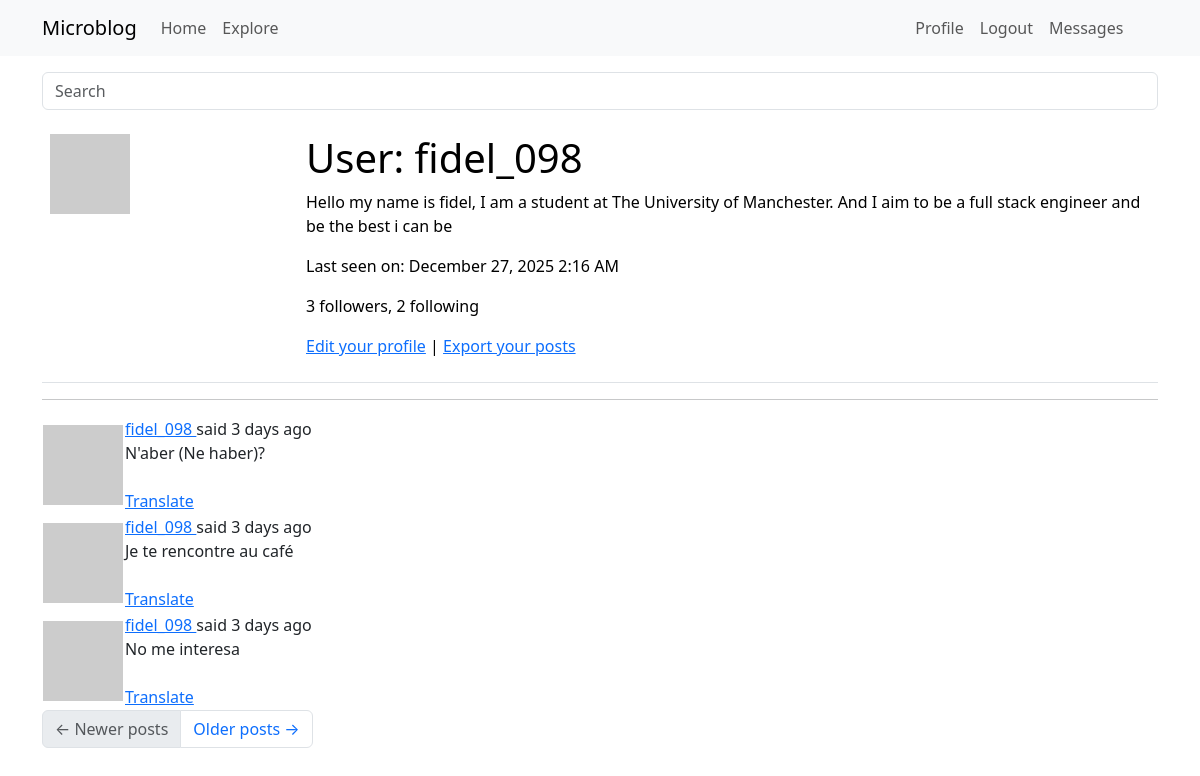
The page /user/fidel_098 (signed in) on the database as committed earlier.
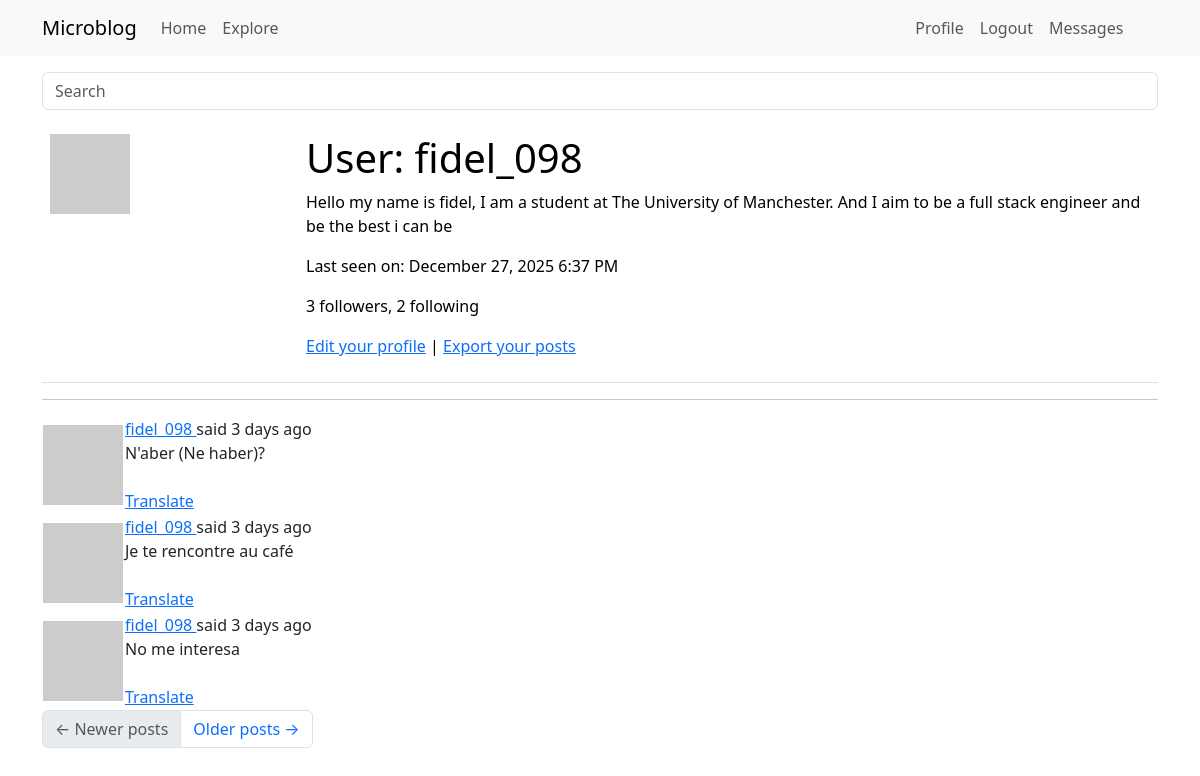
The same page on the database as committed later.
### app/models.py (models this page shows, shortened)
class User(UserMixin, db.Model):
    __tablename__ = "user"
    id: so.Mapped[int] = so.mapped_column(primary_key=True)
    username: so.Mapped[str] = so.mapped_column(sa.String(64), index=True, unique=True)
    email: so.Mapped[str] = so.mapped_column(sa.String(120), index=True, unique=True)
    password_hash: so.Mapped[Optional[str]] = so.mapped_column(sa.String(256))
    posts: so.WriteOnlyMapped['Post'] = so.relationship(back_populates='author')
    about_me: so.Mapped[Optional[str]] = so.mapped_column(sa.String(140))
    last_seen: so.Mapped[Optional[datetime]] = so.mapped_column(default=lambda:
                                datetime.now(timezone.utc))
    def avatar(self, size):
        digest = md5(self.email.lower().encode('utf-8')).hexdigest()
        return f'https://www.gravatar.com/avatar/{digest}?d=identicon&s={size}'
    following: so.WriteOnlyMapped['User'] = so.relationship(
        secondary=followers,
        primaryjoin=(followers.c.follower_id == id),
        secondaryjoin=(followers.c.followed_id == id),
        back_populates='followers')
    followers: so.WriteOnlyMapped['User'] = so.relationship(
        secondary=followers, primaryjoin=(followers.c.followed_id == id),
        secondaryjoin=(followers.c.follower_id == id),
        back_populates='following')
    def followers_count(self):
        query = sa.select(sa.func.count()).select_from(
            self.followers.select().subquery())
        return db.session.scalar(query)
    def following_count(self):
        query = sa.select(sa.func.count()).select_from(
            self.following.select().subquery())
        return db.session.scalar(query)
    last_message_read_time: so.Mapped[Optional[datetime]]
    messages_sent: so.WriteOnlyMapped['Message'] = so.relationship(foreign_keys='Message.sender_id', back_populates='author')
    messages_recieved: so.WriteOnlyMapped['Message'] = so.relationship(foreign_keys='Message.recipient_id', back_populates='recipient')
    def unread_message_count(self):
        last_read_time = self.last_message_read_time or datetime(1900, 1, 1)
        query = sa.select(Message).where(Message.recipient == self, Message.timestamp > last_read_time)
        return db.session.scalar(sa.select(sa.func.count()).select_from(query.subquery()))
    notifications: so.WriteOnlyMapped['Notification'] = so.relationship(back_populates='user')
    tasks: so.WriteOnlyMapped['Task'] = so.relationship(back_populates='user')
    def get_tasks_in_progress(self):
        query = self.tasks.select().where(Task.complete == False)
        return db.session.scalars(query)
    def get_task_in_progress(self, name):
        query = self.tasks.select().where(Task.name == name, Task.complete == False)
        return db.session.scalar(query)

class SearchableMixin(object):
    @classmethod
    def before_commit(cls, session):
        session._changes = { #session._changes is a custom attribute added to the session object to track changes made during the session
            'add': list(session.new), #list of new objects to be added
            'update': list(session.dirty), #list of modified objects
            'delete': list(session.deleted) #list of deleted objects
        }
    @classmethod
    def after_commit(cls, session):
        for obj in session._changes['add']:
            if isinstance(obj, SearchableMixin):
                add_to_index(obj.__tablename__, obj)
        for obj in session._changes['update']:
            if isinstance(obj, SearchableMixin):
                add_to_index(obj.__tablename__, obj)
        for obj in session._changes['delete']:
            if isinstance(obj, SearchableMixin):
                remove_from_index(obj.__tablename__, obj)
        session._changes = None

class Post(SearchableMixin, db.Model):
    __tablename__ = "post"
    __searchable__ = ['body'] #this indicates that the body field of the Post model should be indexed for full-text search
    id: so.Mapped[int] = so.mapped_column(primary_key=True)
    body: so.Mapped[str] = so.mapped_column(sa.String(140))
    timestamp: so.Mapped[datetime] = so.mapped_column(index=True, default=lambda: datetime.now(timezone.utc))
    user_id: so.Mapped[int] = so.mapped_column(sa.ForeignKey(User.id), index=True)
    author: so.Mapped[User] = so.relationship(back_populates='posts')
    language: so.Mapped[Optional[str]] = so.mapped_column(sa.String(5))

### app/main/routes.py (the view)
@bp.route('/user/<username>')
@login_required
def user(username):
    user = db.first_or_404(sa.select(User).where(User.username == username))
    page = request.args.get('page', 1, type=int)
    query = user.posts.select().order_by(Post.timestamp.desc())
    posts = db.paginate(query, page=page, per_page=current_app.config['POSTS_PER_PAGE'], error_out=False)
    prev_url=None
    next_url=None
    if posts.has_next:
        next_url = url_for('main.user', username=user.username, page=posts.next_num)
    else:
        None
    if posts.has_prev:
        prev_url = url_for('main.user', username=user.username, page=posts.prev_num)
    else:
        None
    form = EmptyForm()
    return render_template('user.html',form=form,
                           posts=posts.items, next_url=next_url,
                           prev_url=prev_url, user=user)

### app/main/forms.py
class SearchForm(FlaskForm):
    q = StringField(_l('Search'), validators=[DataRequired()])
    def __init__(self, *args, **kwargs):
        if 'formdata' not in kwargs:
            kwargs['formdata'] = request.args
        if 'meta' not in kwargs:
            kwargs['meta'] = {'csrf': False}
        super(SearchForm, self).__init__(*args, **kwargs)

class EmptyForm(FlaskForm):
    submit = SubmitField(_l('Submit'))

### app/__init__.py (called while the page is built)
def get_locale():
    return request.accept_languages.best_match(current_app.config['LANGUAGES'])

### app/main/routes.py (called while the page is built)
@bp.before_request
def before_request():
    if current_user.is_authenticated:
        current_user.last_seen = datetime.now(timezone.utc)
        db.session.commit()
        g.search_form = SearchForm()
    g.locale = str(get_locale())

### app/models.py (called while the page is built)
@login.user_loader
def load_user(id):
    return db.session.get(User, int(id))

### app/templates/user.html (shortened to what this page needs)
{%extends "base.html" %}
{% block content %}
   <table class="table table-hover">
       <tr valign="top">
            <td width="256px"><img src = "{{ user.avatar(128) }}"></td>
            <td>
               <h1>{{ _('User') }}: {{ user.username }}</h1>
               {% if user.about_me %}<p>{{ user.about_me }}</p>{% endif %}
               {% if user.last_seen %}<p>{{ _('Last seen on') }}: {{ moment(user.last_seen).format('LLL') }}</p>{% endif %}
                <p>{{ _('%(count)d followers', count=user.followers_count()) }}, {{ _('%(count)d following', count=user.following_count()) }}</p>
                {% if user == current_user %}
               <p>
                   <a href="{{ url_for('main.edit_profile') }}">{{ _('Edit your profile') }}</a>
                   {% if not current_user.get_task_in_progress('export_posts') %}
                   | <a href="{{ url_for('main.export_posts') }}">{{ _('Export your posts') }}</a>
                   {% endif %}
               </p>
               {% endif %}
           </td>
       </tr>
   </table>
   <hr>
   {% for post in posts %}
       {% include '_post.html' %}
   {% endfor %}
   <nav aria-label="Post navigation">
       <ul class="pagination">
           <li class="page-item{% if not prev_url %} disabled{% endif %}">
               <a class="page-link" href="{{ prev_url }}">
                   <span aria-hidden="true">&larr;</span> Newer posts
               </a>
           </li>
           <li class="page-item{% if not next_url %} disabled{% endif %}">
               <a class="page-link" href="{{ next_url }}">
                   Older posts <span aria-hidden="true">&rarr;</span>
               </a>
           </li>
       </ul>
   </nav>
{% endblock %}

### app/templates/base.html (shortened to what this page needs)
<!doctype html>
<html>
    <head>
      <link
        href="https://cdn.jsdelivr.net/npm/bootstrap@5.3.2/dist/css/bootstrap.min.css"
        rel="stylesheet"
      >
    </head>
    <body>
        <nav class="navbar navbar-expand-lg bg-body-tertiary">
        <div class="container">
          <a class="navbar-brand" href="{{ url_for('main.index') }}">Microblog</a>
        <div class="collapse navbar-collapse" id="navbarSupportedContent">
          <ul class="navbar-nav me-auto mb-2 mb-lg-0">
            <li class="nav-item">
              <a class="nav-link" aria-current="page" href="{{ url_for('main.index') }}">Home</a>
            </li>
            <li class="nav-item">
              <a class="nav-link" aria-current="page" href="{{ url_for('main.explore') }}">Explore</a>
            </li>
          </ul>
          <ul class="navbar-nav mb-2 mb-lg-0">
          {% if current_user.is_anonymous %}
          <li class="nav-item">
              <a class="nav-link" aria-current="page" href="{{ url_for('auth.login') }}">Login</a>
          </li>
            {% else %}
          <li class="nav-item">
              <a class="nav-link" aria-current="page" href="{{ url_for('main.user', username=current_user.username) }}">Profile</a>
          </li>
          <li class="nav-item">
              <a class="nav-link" aria-current="page" href="{{ url_for('auth.logout') }}">Logout</a>
            </li>
          <li class="nav-item">
            <a class="nav-link" aria-current="page" href="{{ url_for('main.messages')}}">{{ _('Messages') }}
              {% set unread_message_count = current_user.unread_message_count() %}
            </a>
          </li>
          {% endif %}
        </ul>
        </div>
      </div>
    </nav>
    <div class="container mt-3">
      {% if g.search_form %}
          <form method="GET" action="{{ url_for('main.search') }}" class="mb-3">
           <div class="input-group">
               {{ g.search_form.q(size=20, class='form-control', placeholder=g.search_form.q.label.text) }}
              </div>
            </form>
        {% endif %}
        {% block content %}{% endblock %}
      </div>
  </body>
</html>

### app/templates/_post.html (shortened to what this page needs)
<table class=""table table-hover>
    <tr>
        <td width="70px">
            <a href="{{ url_for('main.user', username=post.author.username) }}">
            <img src="{{ post.author.avatar(36) }}">
            </a>
        </td>
        <td>
            {{ _('%(username)s said %(when)s',
                username=user_link, when=moment(post.timestamp).fromNow()) }}
                <br>
            <span id="post{{ post.id }}">{{ post.body }}</span>
            {% if post.language and post.language != g.locale %}
            <br><br>
            <span id="translation{{ post.id }}">
                    <a href="javascript:translate(
                                'post{{ post.id }}',
                                'translation{{ post.id }}',
                                '{{ post.language }}',
                                '{{ g.locale }}');">{{ _('Translate') }}</a>
                </span>
            {% endif %}
        </td>
    </tr>
</table>

Rows that differ between the two databases and show on the page:
changed User "fidel_098": last_seen "December 27, 2025 2:16 AM" → "December 27, 2025 6:37 PM"
